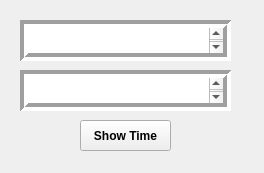
<?xml version="1.0" encoding="UTF-8"?>
<ui version="4.0">
 <class>Form</class>
 <widget class="QWidget" name="Form">
  <property name="geometry">
   <rect>
    <x>0</x>
    <y>0</y>
    <width>264</width>
    <height>173</height>
   </rect>
  </property>
  <property name="windowTitle">
   <string>Form</string>
  </property>
  <widget class="QTextBrowser" name="textBrowser">
   <property name="geometry">
    <rect>
     <x>20</x>
     <y>20</y>
     <width>211</width>
     <height>41</height>
    </rect>
   </property>
   <property name="font">
    <font>
     <pointsize>18</pointsize>
     <weight>75</weight>
     <bold>true</bold>
    </font>
   </property>
   <property name="mouseTracking">
    <bool>true</bool>
   </property>
   <property name="frameShape">
    <enum>QFrame::Box</enum>
   </property>
   <property name="lineWidth">
    <number>4</number>
   </property>
  </widget>
  <widget class="QTextBrowser" name="textBrowser_2">
   <property name="geometry">
    <rect>
     <x>20</x>
     <y>70</y>
     <width>211</width>
     <height>41</height>
    </rect>
   </property>
   <property name="font">
    <font>
     <pointsize>18</pointsize>
     <weight>75</weight>
     <bold>true</bold>
    </font>
   </property>
   <property name="frameShape">
    <enum>QFrame::Box</enum>
   </property>
   <property name="lineWidth">
    <number>4</number>
   </property>
  </widget>
  <widget class="QPushButton" name="pushButton">
   <property name="geometry">
    <rect>
     <x>80</x>
     <y>120</y>
     <width>91</width>
     <height>31</height>
    </rect>
   </property>
   <property name="font">
    <font>
     <weight>75</weight>
     <bold>true</bold>
    </font>
   </property>
   <property name="text">
    <string>Show Time</string>
   </property>
  </widget>
 </widget>
 <resources/>
 <connections/>
</ui>
